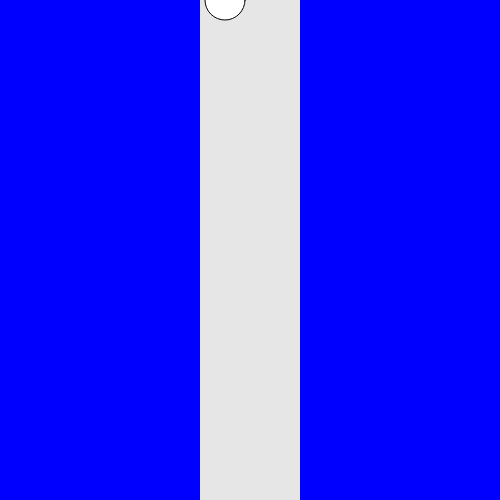
Frame 1 (no input)
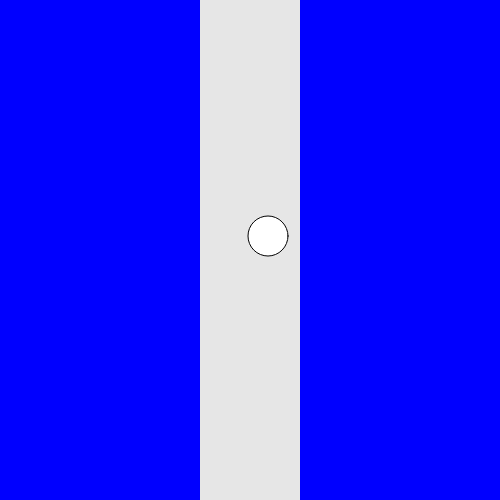
Frame 60 (no input)
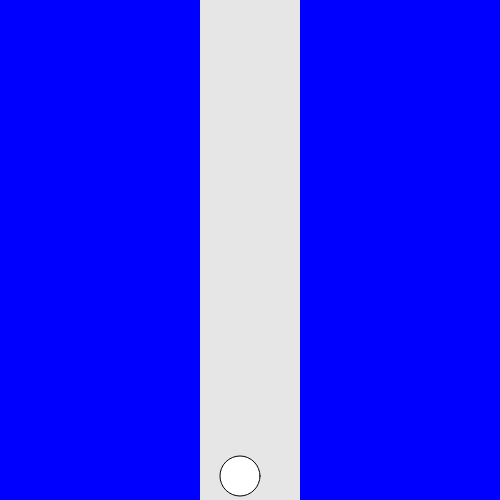
Frame 120 (the mouse pressed at the canvas centre since frame 60)

The p5.js sketch that drew these frames (run headless with seeded random() and noise() and a simulated clock; from frame 60 on, the mouse is pressed at the canvas centre):

// p5.js sketch
// ── sketch.js
let xPos = 225;
let yPos = 0;
let xSpeed = 1;
let ySpeed = 4;

function setup() {
    createCanvas(500, 500);
    background(255);
}

function draw() {
    background(230);

    noStroke();
    fill(0, 0, 255);
    rect(0, 0, 200, 500);
    rect(300, 0, 200, 500);
    
    stroke(0);
    fill(255);
    ellipse(xPos, yPos, 40, 40);

    xPos += xSpeed;
    yPos += ySpeed;

    if (xPos < 225 || xPos > 275) {
        xSpeed *= -1;
    

    if (yPos >= 520) {
        yPos = -20;
        ySpeed = random(2, 10)
    }
}
}
